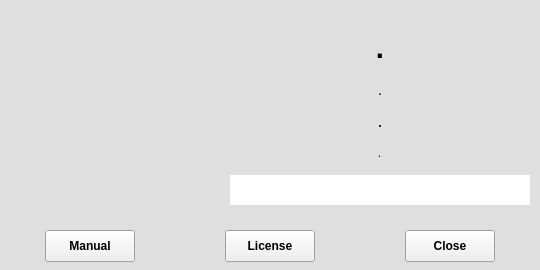
<?xml version="1.0" encoding="UTF-8"?>
<ui version="4.0">
 <class>InfoDialog</class>
 <widget class="QDialog" name="InfoDialog">
  <property name="geometry">
   <rect>
    <x>0</x>
    <y>0</y>
    <width>540</width>
    <height>270</height>
   </rect>
  </property>
  <property name="sizePolicy">
   <sizepolicy hsizetype="Fixed" vsizetype="Fixed">
    <horstretch>0</horstretch>
    <verstretch>0</verstretch>
   </sizepolicy>
  </property>
  <property name="minimumSize">
   <size>
    <width>540</width>
    <height>270</height>
   </size>
  </property>
  <property name="maximumSize">
   <size>
    <width>540</width>
    <height>270</height>
   </size>
  </property>
  <property name="baseSize">
   <size>
    <width>600</width>
    <height>240</height>
   </size>
  </property>
  <property name="palette">
   <palette>
    <active>
     <colorrole role="Window">
      <brush brushstyle="SolidPattern">
       <color alpha="255">
        <red>255</red>
        <green>255</green>
        <blue>255</blue>
       </color>
      </brush>
     </colorrole>
    </active>
    <inactive>
     <colorrole role="Window">
      <brush brushstyle="SolidPattern">
       <color alpha="255">
        <red>224</red>
        <green>223</green>
        <blue>222</blue>
       </color>
      </brush>
     </colorrole>
    </inactive>
    <disabled>
     <colorrole role="Window">
      <brush brushstyle="SolidPattern">
       <color alpha="255">
        <red>224</red>
        <green>223</green>
        <blue>222</blue>
       </color>
      </brush>
     </colorrole>
    </disabled>
   </palette>
  </property>
  <property name="windowTitle">
   <string/>
  </property>
  <property name="windowIcon">
   <iconset resource="../resources/ChartGeany.qrc">
    <normaloff>:/png/images/icons/PNG/Info.png</normaloff>:/png/images/icons/PNG/Info.png</iconset>
  </property>
  <widget class="QLabel" name="logoLabel">
   <property name="geometry">
    <rect>
     <x>20</x>
     <y>10</y>
     <width>200</width>
     <height>220</height>
    </rect>
   </property>
   <property name="text">
    <string/>
   </property>
   <property name="pixmap">
    <pixmap resource="../resources/ChartGeany.qrc">:/png/images/icons/PNG/cglogo.png</pixmap>
   </property>
   <property name="scaledContents">
    <bool>false</bool>
   </property>
   <property name="alignment">
    <set>Qt::AlignCenter</set>
   </property>
  </widget>
  <widget class="QLabel" name="appnameLabel">
   <property name="geometry">
    <rect>
     <x>230</x>
     <y>30</y>
     <width>300</width>
     <height>35</height>
    </rect>
   </property>
   <property name="font">
    <font>
     <pointsize>22</pointsize>
     <weight>75</weight>
     <bold>true</bold>
    </font>
   </property>
   <property name="text">
    <string>.</string>
   </property>
   <property name="textFormat">
    <enum>Qt::AutoText</enum>
   </property>
   <property name="scaledContents">
    <bool>true</bool>
   </property>
   <property name="alignment">
    <set>Qt::AlignCenter</set>
   </property>
  </widget>
  <widget class="QLabel" name="versionLabel">
   <property name="geometry">
    <rect>
     <x>230</x>
     <y>75</y>
     <width>300</width>
     <height>30</height>
    </rect>
   </property>
   <property name="font">
    <font>
     <pointsize>11</pointsize>
     <weight>50</weight>
     <italic>false</italic>
     <bold>false</bold>
    </font>
   </property>
   <property name="text">
    <string>.</string>
   </property>
   <property name="textFormat">
    <enum>Qt::AutoText</enum>
   </property>
   <property name="scaledContents">
    <bool>true</bool>
   </property>
   <property name="alignment">
    <set>Qt::AlignCenter</set>
   </property>
  </widget>
  <widget class="QLabel" name="copyrightLabel">
   <property name="geometry">
    <rect>
     <x>230</x>
     <y>140</y>
     <width>300</width>
     <height>25</height>
    </rect>
   </property>
   <property name="font">
    <font>
     <pointsize>9</pointsize>
     <weight>50</weight>
     <italic>true</italic>
     <bold>false</bold>
    </font>
   </property>
   <property name="text">
    <string>.</string>
   </property>
   <property name="textFormat">
    <enum>Qt::AutoText</enum>
   </property>
   <property name="scaledContents">
    <bool>true</bool>
   </property>
   <property name="alignment">
    <set>Qt::AlignCenter</set>
   </property>
  </widget>
  <widget class="QPushButton" name="manualButton">
   <property name="geometry">
    <rect>
     <x>45</x>
     <y>230</y>
     <width>90</width>
     <height>32</height>
    </rect>
   </property>
   <property name="font">
    <font>
     <pointsize>9</pointsize>
     <weight>75</weight>
     <bold>true</bold>
    </font>
   </property>
   <property name="focusPolicy">
    <enum>Qt::NoFocus</enum>
   </property>
   <property name="text">
    <string>Manual</string>
   </property>
   <property name="autoDefault">
    <bool>false</bool>
   </property>
  </widget>
  <widget class="QPushButton" name="licenseButton">
   <property name="geometry">
    <rect>
     <x>225</x>
     <y>230</y>
     <width>90</width>
     <height>32</height>
    </rect>
   </property>
   <property name="font">
    <font>
     <pointsize>9</pointsize>
     <weight>75</weight>
     <bold>true</bold>
    </font>
   </property>
   <property name="focusPolicy">
    <enum>Qt::NoFocus</enum>
   </property>
   <property name="text">
    <string>License</string>
   </property>
   <property name="autoDefault">
    <bool>false</bool>
   </property>
  </widget>
  <widget class="QPushButton" name="closeButton">
   <property name="geometry">
    <rect>
     <x>405</x>
     <y>230</y>
     <width>90</width>
     <height>32</height>
    </rect>
   </property>
   <property name="font">
    <font>
     <pointsize>9</pointsize>
     <weight>75</weight>
     <bold>true</bold>
    </font>
   </property>
   <property name="focusPolicy">
    <enum>Qt::NoFocus</enum>
   </property>
   <property name="text">
    <string>Close</string>
   </property>
   <property name="autoDefault">
    <bool>false</bool>
   </property>
  </widget>
  <widget class="QTextBrowser" name="urlLabel">
   <property name="geometry">
    <rect>
     <x>230</x>
     <y>175</y>
     <width>300</width>
     <height>30</height>
    </rect>
   </property>
   <property name="font">
    <font>
     <family>Cantarell</family>
     <pointsize>7</pointsize>
     <weight>50</weight>
     <bold>false</bold>
     <kerning>true</kerning>
    </font>
   </property>
   <property name="focusPolicy">
    <enum>Qt::NoFocus</enum>
   </property>
   <property name="frameShape">
    <enum>QFrame::NoFrame</enum>
   </property>
   <property name="frameShadow">
    <enum>QFrame::Plain</enum>
   </property>
   <property name="html">
    <string>&lt;!DOCTYPE HTML PUBLIC &quot;-//W3C//DTD HTML 4.0//EN&quot; &quot;http://www.w3.org/TR/REC-html40/strict.dtd&quot;&gt;
&lt;html&gt;&lt;head&gt;&lt;meta name=&quot;qrichtext&quot; content=&quot;1&quot; /&gt;&lt;style type=&quot;text/css&quot;&gt;
p, li { white-space: pre-wrap; }
&lt;/style&gt;&lt;/head&gt;&lt;body style=&quot; font-family:'Cantarell'; font-size:7pt; font-weight:400; font-style:normal;&quot;&gt;
&lt;p style=&quot;-qt-paragraph-type:empty; margin-top:0px; margin-bottom:0px; margin-left:0px; margin-right:0px; -qt-block-indent:0; text-indent:0px; font-family:'Sans Serif'; font-size:9pt; font-weight:600;&quot;&gt;&lt;br /&gt;&lt;/p&gt;&lt;/body&gt;&lt;/html&gt;</string>
   </property>
   <property name="openExternalLinks">
    <bool>true</bool>
   </property>
  </widget>
  <widget class="QLabel" name="osLabel">
   <property name="geometry">
    <rect>
     <x>230</x>
     <y>110</y>
     <width>300</width>
     <height>25</height>
    </rect>
   </property>
   <property name="font">
    <font>
     <pointsize>9</pointsize>
     <weight>75</weight>
     <italic>false</italic>
     <bold>true</bold>
    </font>
   </property>
   <property name="text">
    <string>.</string>
   </property>
   <property name="textFormat">
    <enum>Qt::AutoText</enum>
   </property>
   <property name="scaledContents">
    <bool>true</bool>
   </property>
   <property name="alignment">
    <set>Qt::AlignCenter</set>
   </property>
  </widget>
 </widget>
 <resources>
  <include location="../resources/ChartGeany.qrc"/>
 </resources>
 <connections/>
</ui>
